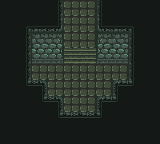

A 2D game scene composited from a Tiled map and its tileset images. What follows is a short description and the map's XML, with every tile layer's data as written:
An orthogonal 10x9 tile map with 16x16 px tiles, 1 tile layer (Tile Layer 1).

<map version="1.9" tiledversion="1.9.2" orientation="orthogonal" renderorder="right-down" width="10" height="9" tilewidth="16" tileheight="16" infinite="0" nextlayerid="2" nextobjectid="1">
 <tileset firstgid="1" source="crypt.tsx" />
 <layer id="1" name="Tile Layer 1" width="10" height="9">
  <data encoding="csv">
5,5,5,6,18,18,4,5,5,5,
5,16,8,9,18,18,7,8,17,5,
5,6,11,12,18,18,10,11,4,5,
5,6,14,15,21,21,13,14,4,5,
5,6,18,18,18,18,18,18,4,5,
5,19,3,18,18,18,18,1,20,5,
5,5,19,3,18,18,1,20,5,5,
5,5,5,19,2,2,20,5,5,5,
5,5,5,5,5,5,5,5,5,5
</data>
 </layer>
</map>